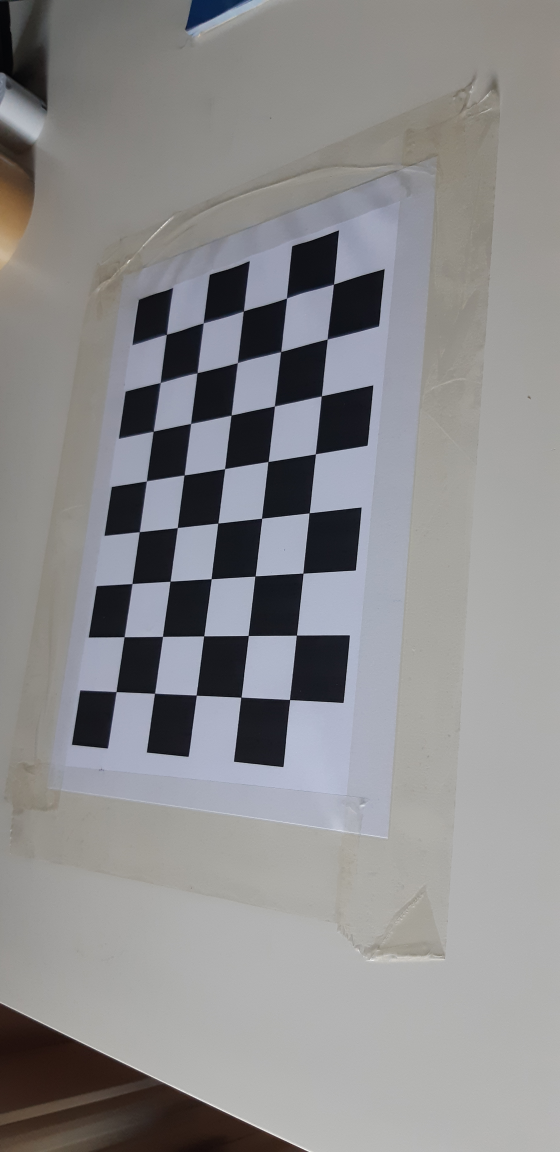
#> input picture Chessboard.jpg, 2240 x 4608 px (shown at 1/4 size)
$ python output.py
#> lines starting #> are read from the running program, lines starting #| are printed output that depends on the picture
from matplotlib import pyplot as plt
import cv2
import numpy as np

def print_correspondences(image_dir, optima, value, first_list, second_list):
    '''
    image_dir: path of the image to show
    optima: optima point whose coordinates will be shown
    value: value of the optima using a function
    first_list: first list of points to show on the image, they must be a 2d numpy array
    second_list: second list of points to show on the image, they must be a 2d numpy array
    '''
    img = cv2.imread(image_dir ,cv2.IMREAD_GRAYSCALE)
    plt.title("Optima: {}\n Value: {}".format(optima, value))
    plt.imshow(img)
    # Showing first list of point
    plt.scatter(first_list[:,0],first_list[:,1], marker="o", color="red", label="Image point")
    # Showing second list of point
    plt.scatter(second_list[:,0],second_list[:,1], marker="o", color="green", label="Corresponding real point")
    plt.legend(loc='upper right')
    plt.show()

# Testing the function
shape = cv2.imread("Chessboard.jpg" ,cv2.IMREAD_GRAYSCALE).shape
#> shape = (4608, 2240)
print(shape)
#| (4608, 2240)
print_correspondences("Chessboard.jpg", [1,2], 3, np.array([[650,1500], [650, 2500]]), np.array([[1200, 1600],[1100, 2300]]))
#> in print_correspondences, `plt.show()`:
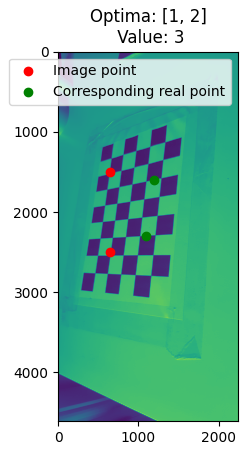
#> figure drawn by matplotlib, 1 panel
